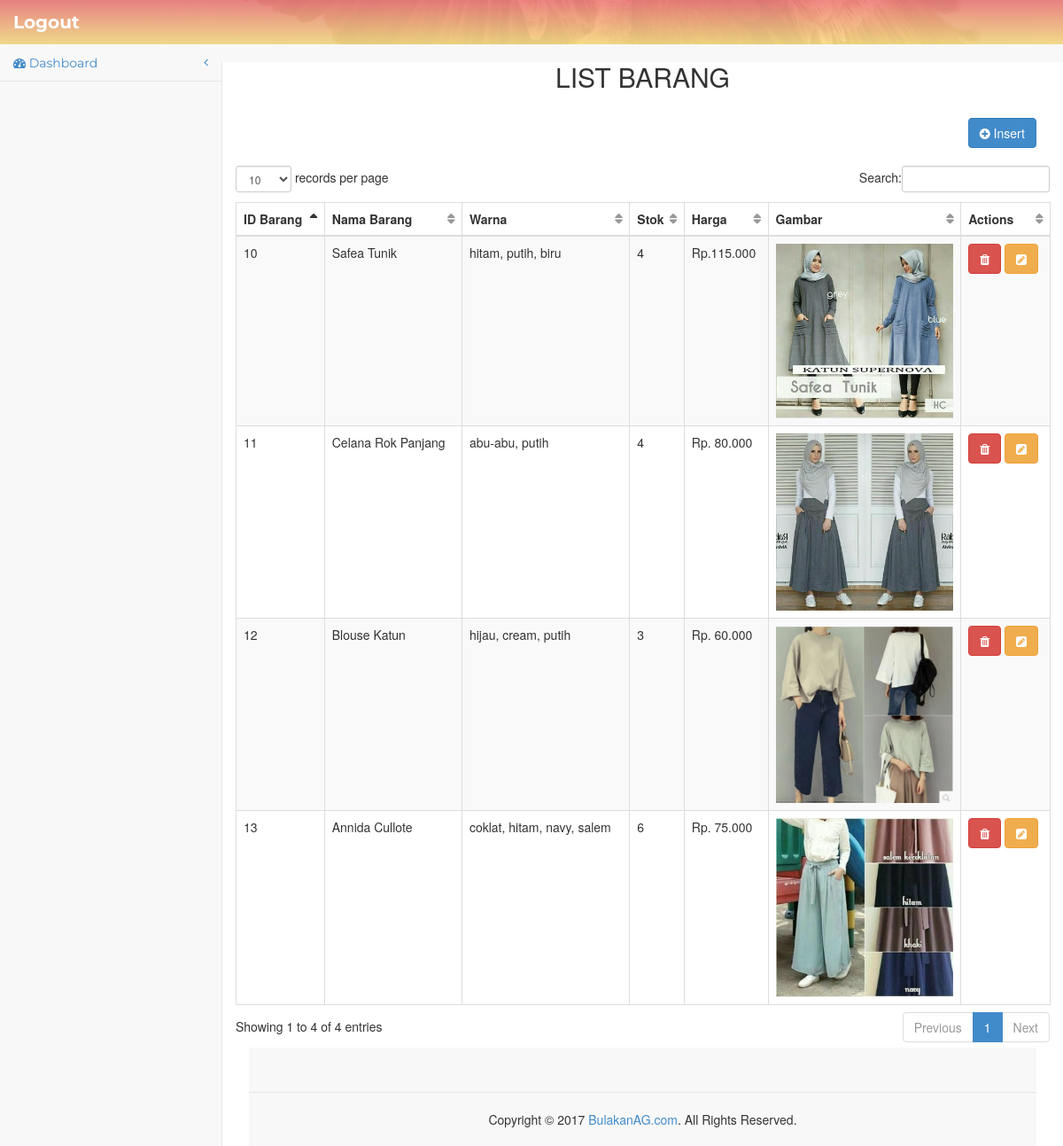
/index.php/barang, run on the app's committed database.
### tables this page shows
CREATE TABLE `barang` (
  `id_barang` int(200) NOT NULL,
  `nama_barang` varchar(300) NOT NULL,
  `warna` varchar(300) NOT NULL,
  `stok` int(11) NOT NULL,
  `harga` varchar(11) NOT NULL,
  `gambar` varchar(255) NOT NULL
);

### application/controllers/Barang.php (called while the page is built, shortened)
<?php
class Barang extends CI_Controller
{
	function __construct()
	{
		$this->load->model('Barang_model');
		$this->load->helper(array('url'));
	}
	function index()
	{
		$data['barang'] = $this->Barang_model->ambil_data();
		$this->load->view('Barang/Barang_list',$data);
	}
}
 ?>

### index.php (called while the page is built, shortened)
<?php
require_once BASEPATH.'core/CodeIgniter.php';

### application/models/Barang_model.php (called while the page is built, shortened)
<?php
class Barang_model extends CI_Model
{
	public $nama_tabel	= 'barang';
	public $id			= 'id_barang';
	public $order		= 'ASC';
	function ambil_data()
	{
		$this->db->order_by($this->id,$this->order);
		return $this->db->get($this->nama_tabel)->result();
	}
}
 ?>

### application/views/Barang/Barang_list.php (the view, shortened to what this page needs)
<?php $this->load->view('Templates/Header'); ?>
<center><h2>List Barang</h2></center>
<div class="row">
	<div class="col-md-12 text-right">
		<a href="<?php echo site_url('Barang/tambah'); ?>" class="btn btn-primary"
		style="margin-top:20px; margin-bottom:20px">
		<i class="fa fa-plus-circle"></i> Insert</a>
	</div>
</div>
<div class="row">
	<table id="example" class="table table-striped table-bordered">
		<thead>
			<tr>
				<th>ID Barang</th>
				<th>Nama Barang</th>
				<th>Warna</th>
				<th>Stok</th>
				<th>Harga</th>
				<th style="width:200px">Gambar</th>
				<th>Actions</th>
			</tr>
		</thead>
		<tbody>
			<?php foreach ($barang as $key => $value) { ?>
				<tr>
					<td><?php echo $value->id_barang; ?></td>
					<td><?php echo $value->nama_barang; ?></td>
					<td><?php echo $value->warna; ?></td>
					<td><?php echo $value->stok; ?></td>
					<td><?php echo $value->harga; ?></td>
					<td><img style="width:200px; height:auto;" width="50%" height="50%" src="<?php echo site_url()?>assets/images/uploads/<?php echo $value->gambar; ?>"></td>
					<td>
						<a href="<?php echo site_url('Barang/delete/'.$value->id_barang); ?>"
							class="btn btn-danger">
							<i class="fa fa-trash"></i>
						</a>
						<a href="<?php echo site_url('Barang/update/'.$value->id_barang); ?>"
							class="btn btn-warning">
							<i class="fa fa-pencil-square"></i>
						</a>
					</td>
				</tr>
				<?php } ?>
			</tbody>
	</table>
</div>
<?php $this->load->view('Templates/footer'); ?>

### application/views/Templates/Header.php (shortened to what this page needs)
<!DOCTYPE html>
<html lang="en">
<html>
    <head>
		<link rel="stylesheet" type="text/css" href="<?php echo base_url().'assets/'; ?>css/bootstrap.min.css" />
		<link rel="stylesheet" type="text/css" href="<?php echo base_url().'assets/'; ?>css/materialdesignicons.min.css" />
		<link rel="stylesheet" type="text/css" href="<?php echo base_url().'assets/'; ?>css/jquery.mCustomScrollbar.min.css" />
		<link rel="stylesheet" type="text/css" href="<?php echo base_url().'assets/'; ?>css/prettyPhoto.css" />
		<link rel="stylesheet" type="text/css" href="<?php echo base_url().'assets/'; ?>css/unslider.css" />
		<link rel="stylesheet" type="text/css" href="<?php echo base_url().'assets/'; ?>css/template.css" />
        <link rel="stylesheet" href="<?php echo base_url('assets/bootstrap/css/bootstrap.min.css') ?>"/>
        <link rel="stylesheet" href="<?php echo base_url('assets/datatables/dataTables.bootstrap.css') ?>"/>
        <link href="<?php echo base_url('assets/vendor/font-awesome/css/font-awesome.min.css') ?>" rel="stylesheet">
		<link href="<?php echo base_url('assets/vendor/metisMenu/metisMenu.min.css') ?>" rel="stylesheet">
		<link href="<?php echo base_url('assets/css/sb-admin-2.css') ?>" rel="stylesheet">
    </head>
    <body>
		<div id="wrapper">
			<header id="nino-header">
			<div id="nino-headerInner">
			<nav id="nino-navbar" class="navbar navbar-default navbar-static-top" role="navigation" style="margin-bottom: 0">
				<div class="navbar-header">
					<a class="navbar-brand" href="<?php echo site_url('Home'); ?>">Logout</a>
				</div>
				<div class="navbar-default sidebar" role="navigation">
					<div class="sidebar-nav navbar-collapse">
						<ul class="nav" id="side-menu">
							<?php echo generate_sidemenu();?>
						</ul>
					</div>
				</div>
			</nav>
			</div>
			</header>
			<div id="page-wrapper">

### application/helpers/global_helper.php
<?php  if ( ! defined("BASEPATH")) exit("No direct script access allowed");
	function generate_sidemenu()
	{
		return
	'
	<li>
		<a href="'.site_url('home/setting').'"><i class="fa fa-dashboard"></i> Dashboard<span class="fa arrow"></span></a>
			<ul class="nav nav-second-level">
				<li>
					<a href="'.site_url('Barang').'"><i class="fa fa-database"></i> Barang</a>
				</li>
				<li>
					<a href="'.site_url('Customer').'"><i class="fa fa-user"></i> Customer</a>
				</li>
				<li>
					<a href="'.site_url('Cs').'"><i class="fa fa-user"></i> Customer Service</a>
				</li>
				<li>
					<a href="'.site_url('Beli').'"><i class="fa fa-credit-card"></i> Pembelian</a>
				</li>
				<li>
					<a href="'.site_url('Service').'"><i class="fa fa-heart-o"></i> Pelayanan</a>
				</li>
				<li>
					<a href="'.site_url('Supplier').'"><i class="fa fa-shopping-basket"></i> Supplier</a>
				</li>
			</ul>
		</li>
	';
	}

### application/views/Templates/Footer.php (shortened to what this page needs)
<footer id="footer">
			<div class="nino-copyright">Copyright &copy; 2017 <a target="_blank" href="http://www.ninodezign.com/" title="Ninodezign.com - Top quality open source resources for web developer and web designer">BulakanAG.com</a>. All Rights Reserved. <br/>
        </div>
    </footer>
</div>
</div>
    </body>
</html>

### assets/css/template.css (style rules this page uses)
html, body { line-height: 1.7; margin: 0; padding: 0; }
body { color: #999; font-size: 13px; font-weight: 400; overflow-x: hidden; position: relative; font-family: 'Roboto', sans-serif; }
article,aside,details,figcaption,figure,footer,header,hgroup,menu,nav,section,main { display: block; }
a { text-decoration: none; outline: none; color: #2ec06c; -webkit-transition: all .3s ease-in-out; -moz-transition: all .3s ease-in-out; -o-transition: all .3s ease-in-out; -ms-transition: all .3s ease-in-out; transition: all .3s ease-in-out; }
h1, h2, h3, h4, h5, h6 { margin: 5px 0 10px; color: #333; text-transform: uppercase; font-family: 'Montserrat', sans-serif; }
h1, h2 { font-weight: 300; }
h2 { font-size: 1.8em; }
ul, ul li, ol, ol li, p, form, input { margin: 0; padding: 0; }
ul, ul li { list-style: none; }
img { border: none; max-width: 100%; }
#nino-header { position: relative; font-family: 'Montserrat', sans-serif; background: url(../images/bg-header.jpg) no-repeat center center / cover; }
#nino-header:after { content: ""; position: absolute; left: 0; top: 0; width: 100%; height: 100%; background: rgba(243,129,129,0.9); background: -webkit-linear-gradient(top, rgba(243,129,129,0.9), rgba(252, 227, 138, 0.9)); background: -o-linear-gradient(top, rgba(243,129,129,0.9), rgba(252, 227, 138, 0.9)); background: linear-gradient(to bottom, rgba(243,129,129,0.9), rgba(252, 227, 138, 0.9)); }
#nino-headerInner { position: relative; z-index: 5; }
#nino-navbar { background: none; border: none; border-radius: 0; }
#nino-navbar .navbar-brand { color: #fff; font-weight: 700; font-size: 20px; }
footer { padding-top: 50px; background: #f8f8f8; }
footer .nino-copyright { text-align: center; border-top: 1px solid #e5e5e5; padding: 20px 0; }

### assets/css/sb-admin-2.css (style rules this page uses)
body { background-color: #f8f8f8; }
#wrapper { width: 100%; }
#page-wrapper { padding: 0 15px; min-height: 568px; background-color: white; }
@media (min-width: 768px) { #page-wrapper { position: inherit; margin: 0 0 0 250px; padding: 0 30px; border-left: 1px solid #e7e7e7; } }
.sidebar .sidebar-nav.navbar-collapse { padding-left: 0; padding-right: 0; }
.sidebar ul li { border-bottom: 1px solid #e7e7e7; }
.sidebar .arrow { float: right; }
.sidebar .fa.arrow:before { content: "\f104"; }
@media (min-width: 768px) { .sidebar { z-index: 1; position: absolute; width: 250px; margin-top: 51px; } }
table.dataTable thead .sorting, table.dataTable thead .sorting_asc, table.dataTable thead .sorting_desc, table.dataTable thead .sorting_asc_disabled, table.dataTable thead .sorting_desc_disabled { background: transparent; }
table.dataTable thead .sorting_asc:after { content: "\f0de"; float: right; font-family: fontawesome; }
table.dataTable thead .sorting:after { content: "\f0dc"; float: right; font-family: fontawesome; color: rgba(50, 50, 50, 0.5); }

### data on the page
barang: id_barang "10", nama_barang "Safea Tunik", warna "hitam, putih, biru", stok "4", harga "Rp.115.000", gambar (picture)
barang: id_barang "11", nama_barang "Celana Rok Panjang", warna "abu-abu, putih", stok "4", harga "Rp. 80.000", gambar (picture)
barang: id_barang "12", nama_barang "Blouse Katun", warna "hijau, cream, putih", stok "3", harga "Rp. 60.000", gambar (picture)
barang: id_barang "13", nama_barang "Annida Cullote", warna "coklat, hitam, navy, salem", stok "6", harga "Rp. 75.000", gambar (picture)
